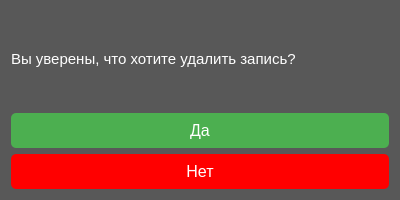
<?xml version="1.0" encoding="UTF-8"?>
<ui version="4.0">
 <class>CustomMessageBox</class>
 <widget class="QDialog" name="CustomMessageBox">
  <property name="geometry">
   <rect>
    <x>0</x>
    <y>0</y>
    <width>400</width>
    <height>200</height>
   </rect>
  </property>
  <property name="windowTitle">
   <string>Предупреждение</string>
  </property>
  <property name="styleSheet">
   <string notr="true">background-color: rgb(255, 164, 134);
                  background-color: rgb(88, 88, 88);</string>
  </property>
  <layout class="QVBoxLayout" name="verticalLayout">
   <item>
    <widget class="QLabel" name="label">
     <property name="font">
      <font>
       <pointsize>11</pointsize>
      </font>
     </property>
     <property name="styleSheet">
      <string notr="true">color: white;
text-align: center;</string>
     </property>
     <property name="text">
      <string>Вы уверены, что хотите удалить запись?</string>
     </property>
    </widget>
   </item>
   <item>
    <widget class="QPushButton" name="btnYes">
     <property name="styleSheet">
      <string>
        QPushButton {
          background-color: #4CAF50;
          color: white;
          border-radius: 5px;
          font-size: 16px;
          padding: 8px 16px;
          }
          QPushButton:hover {
          background-color: #45a049;
          }
          QPushButton:pressed {
            background-color: #37823b;
            color: white;
            border: 1px solid #37823b;
          }
            </string>
     </property>
     <property name="text">
      <string>Да</string>
     </property>
    </widget>
   </item>
   <item>
    <widget class="QPushButton" name="btnNo">
     <property name="styleSheet">
      <string>
              QPushButton {
                background-color: red;
                color: white;
                border-radius: 5px;
                font-size: 16px;
                padding: 8px 16px;
              }
              QPushButton:hover {
                background-color: #a50000;
                color: white;
                border: 1px solid #a50000;
              }
              QPushButton:pressed {
                background-color: #610a0a;
                color: white;
                border: 1px solid #610a0a;
              }
            </string>
     </property>
     <property name="text">
      <string>Нет</string>
     </property>
    </widget>
   </item>
  </layout>
 </widget>
 <resources/>
 <connections/>
</ui>
